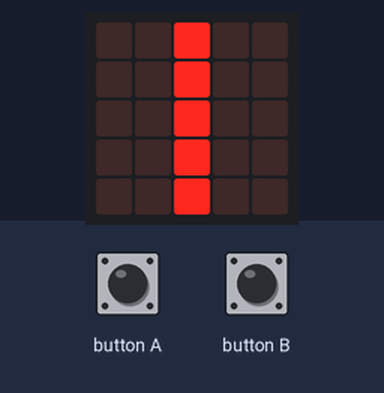
This program was run on a simulated Calliope mini (MakeCode). On the bench: the board's 5×5 LED display. The test bench sets the inputs (shaded band). Random numbers come from a fixed seed.

Above: at 2.1 s.
2.2 s: button A pressed for 0.15 s
At 2.9 s:
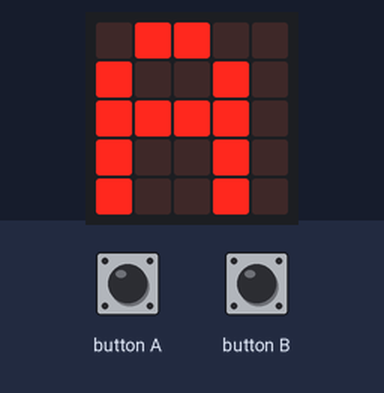
At 4.1 s:
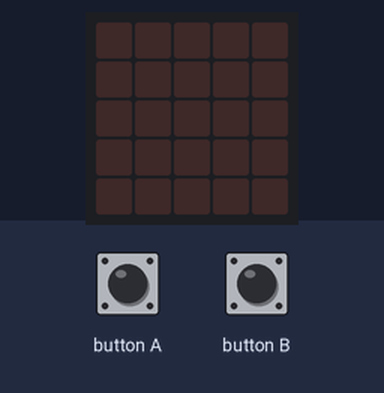
Timing chart, 0 to 5.6 s (numbered marks = the images above; inputs shaded):
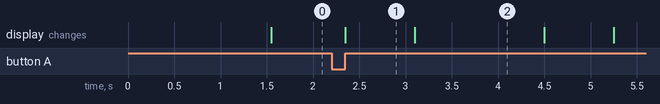

The program:

main.ts
```typescript
input.onButtonEvent(Button.A, input.buttonEventClick(), function () {
    while (Punkt_vergeben != 1) {
        Punkt_vergeben = 1
        basic.showString("A")
        basic.showLeds(`
            . . . . .
            . . . . .
            . . . . .
            . . . . .
            . . . . .
            `)
        basic.pause(1000)
        Punkt_vergeben = 0
    }
})
input.onButtonEvent(Button.B, input.buttonEventClick(), function () {
    while (Punkt_vergeben != 1) {
        Punkt_vergeben = 1
        basic.showString("B")
        basic.showLeds(`
            . . . . .
            . . . . .
            . . . . .
            . . . . .
            . . . . .
            `)
        basic.pause(1000)
        Punkt_vergeben = 0
    }
})
let Punkt_vergeben = 0
Punkt_vergeben = 0
basic.forever(function () {
    while (Punkt_vergeben == 0) {
        basic.pause(randint(1000, 5000))
        basic.showLeds(`
            . . # . .
            . . # . .
            . . # . .
            . . # . .
            . . # . .
            `)
    }
})
```

test.ts
```typescript
// Hier kann man Tests durchführen; diese Datei wird nicht kompiliert, wenn dieses Paket als Erweiterung verwendet wird.
```

Measured:
- after the input at 2.2 s, the display: changes after 0.15 s (image 1)
- what the display in image 1 shows lasts 0.7 s, from 2.4 s to 3.1 s
- what the display in image 2 shows lasts 1.4 s, from 3.1 s to 4.5 s
